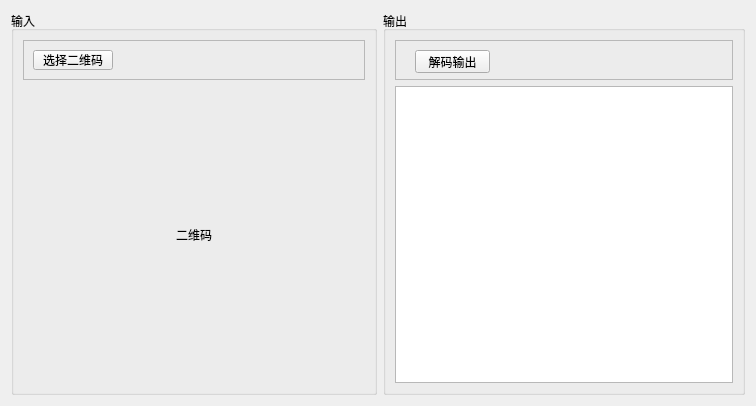
<?xml version="1.0" encoding="UTF-8"?>
<ui version="4.0">
 <class>DecoderWidget</class>
 <widget class="QWidget" name="DecoderWidget">
  <property name="geometry">
   <rect>
    <x>0</x>
    <y>0</y>
    <width>756</width>
    <height>406</height>
   </rect>
  </property>
  <property name="windowTitle">
   <string>Form</string>
  </property>
  <layout class="QHBoxLayout" name="horizontalLayout">
   <item>
    <widget class="QGroupBox" name="groupBox">
     <property name="title">
      <string>输入</string>
     </property>
     <layout class="QVBoxLayout" name="verticalLayout">
      <item>
       <widget class="QFrame" name="frame">
        <property name="maximumSize">
         <size>
          <width>16777215</width>
          <height>40</height>
         </size>
        </property>
        <property name="frameShape">
         <enum>QFrame::StyledPanel</enum>
        </property>
        <property name="frameShadow">
         <enum>QFrame::Raised</enum>
        </property>
        <layout class="QHBoxLayout" name="horizontalLayout_2">
         <item>
          <widget class="QPushButton" name="btnInput">
           <property name="text">
            <string>选择二维码</string>
           </property>
          </widget>
         </item>
         <item>
          <spacer name="horizontalSpacer">
           <property name="orientation">
            <enum>Qt::Horizontal</enum>
           </property>
           <property name="sizeHint" stdset="0">
            <size>
             <width>242</width>
             <height>17</height>
            </size>
           </property>
          </spacer>
         </item>
        </layout>
       </widget>
      </item>
      <item>
       <widget class="QLabel" name="label">
        <property name="text">
         <string>二维码</string>
        </property>
        <property name="alignment">
         <set>Qt::AlignCenter</set>
        </property>
       </widget>
      </item>
     </layout>
    </widget>
   </item>
   <item>
    <widget class="QGroupBox" name="groupBox_2">
     <property name="sizePolicy">
      <sizepolicy hsizetype="Expanding" vsizetype="Preferred">
       <horstretch>0</horstretch>
       <verstretch>0</verstretch>
      </sizepolicy>
     </property>
     <property name="title">
      <string>输出</string>
     </property>
     <layout class="QVBoxLayout" name="verticalLayout_2">
      <item>
       <widget class="QFrame" name="frame_2">
        <property name="sizePolicy">
         <sizepolicy hsizetype="Preferred" vsizetype="Expanding">
          <horstretch>0</horstretch>
          <verstretch>0</verstretch>
         </sizepolicy>
        </property>
        <property name="maximumSize">
         <size>
          <width>16777215</width>
          <height>40</height>
         </size>
        </property>
        <property name="frameShape">
         <enum>QFrame::StyledPanel</enum>
        </property>
        <property name="frameShadow">
         <enum>QFrame::Raised</enum>
        </property>
        <widget class="QPushButton" name="btnOut">
         <property name="geometry">
          <rect>
           <x>20</x>
           <y>10</y>
           <width>75</width>
           <height>23</height>
          </rect>
         </property>
         <property name="text">
          <string>解码输出</string>
         </property>
        </widget>
       </widget>
      </item>
      <item>
       <widget class="QPlainTextEdit" name="plainTextEdit"/>
      </item>
     </layout>
    </widget>
   </item>
  </layout>
 </widget>
 <resources/>
 <connections/>
</ui>
